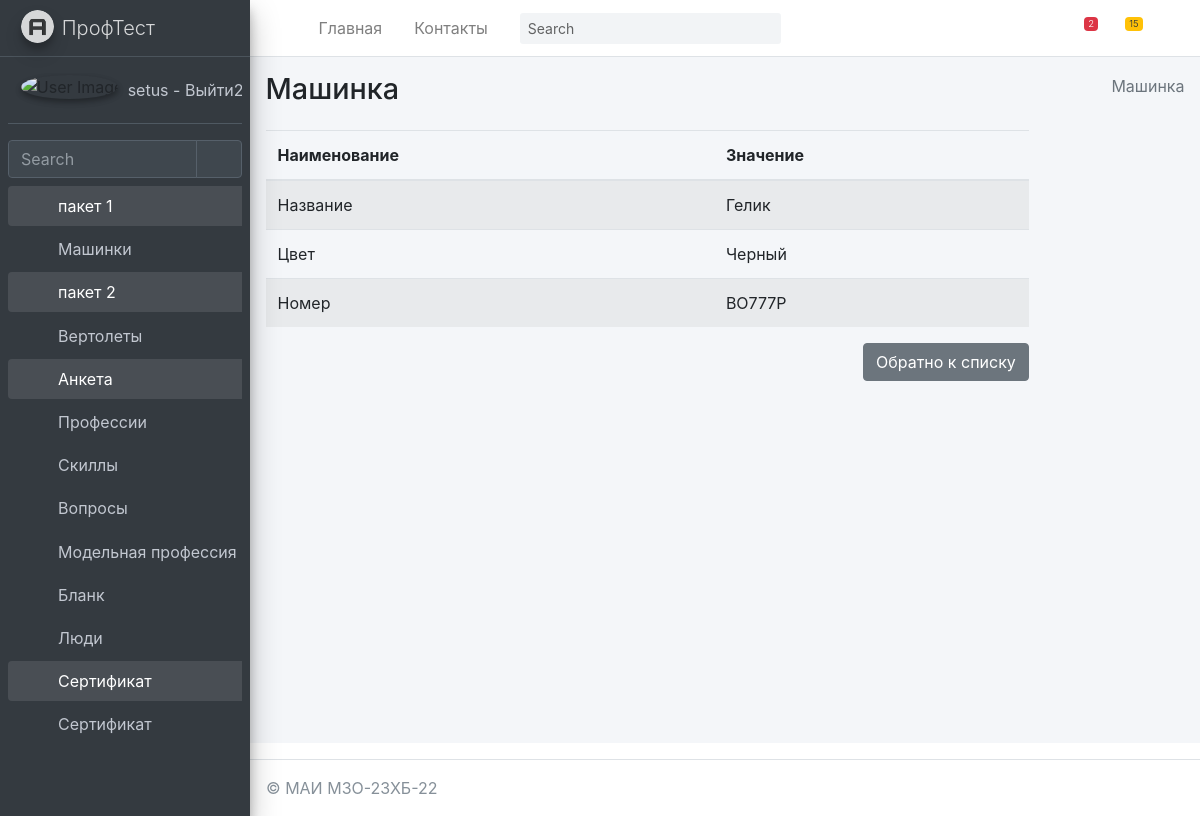
The app's page /car/mycar/detail/1/ (signed in) with its own data.
### mysite/car/models.py (models this page shows, shortened)
class Forlog(models.Model):
    created_at = models.DateTimeField(auto_now_add=True,  verbose_name='Создано')
    updated_at = models.DateTimeField(auto_now=True, verbose_name='Обновлено')
    edesc = models.TextField(blank=True, null=True, verbose_name='Комментарий')
    erem = models.BooleanField(default=False, verbose_name='Удалить?')
    class Meta:
        abstract = True

class MyCar(Forlog):
    name = models.CharField(max_length=255, blank=False, null= False, default="Машинка", verbose_name="Название")
    color = models.CharField(max_length=255, blank=False, null = False, default="Черный", verbose_name="Цвет")
    nomb = models.CharField(max_length=255, blank=False, null = False, default="TO123P", verbose_name="Номер")
    class Meta:
        verbose_name = 'Машинка'
        verbose_name_plural = 'Машинки'
        ordering = ['id']
    def get_fields(self):
        return [(field.name, field.value_to_string(self)) for field in MyCar._meta.fields]

### mysite/car/views.py (the view)
# urls.py: path('mycar/detail/<int:pk>/', MyCarDetail.as_view(), name='MyCarDetail'),
@method_decorator(login_required(login_url='/login/'), name='dispatch')
class MyCarDetail(DetailView):
	model = MyCar
	context_object_name = 'mycar_one'
	success_url = '/car/mycar/'
	def get_context_data(self, *, object_list=None, **kwargs):
		context = super(MyCarDetail,self).get_context_data(**kwargs)
		context['sometry'] = self.model._meta.verbose_name
		context['slovar'] = {'name','color'}
		context['secslovar'] = {'nomb'}
		context['hidenslovar'] = {'id'}
		context['dopslovar'] = {'updated_at','erem','edesc','created_at'}
		context['model'] = self.model
		return context

### mysite/car/templatetags/car_tags.py (called while the page is built)
@register.filter(name='nonefortext')
def nonefortext(fieldvalue):
    return fieldvalue if fieldvalue and fieldvalue != "NULL" and fieldvalue != "None" and fieldvalue != ""  else "Не указано"

@register.simple_tag
def field_name(value, field):
    if hasattr(value, 'model'):
        value = value.model
    return value._meta.get_field(field).verbose_name

@register.simple_tag
def my_comeback():
    return "Обратно к списку"

### mysite/car/templates/car/mycar_detail.html
{% extends 'car/base.html' %}
{% load car_tags %}
{% block content %}
    <div class="content-wrapper">
    {% block sidebar %}
        {% include 'car/includes/_breadcrumb.html' %}
    {% endblock %}
        <section class="content">
            <div class="col-md-10">
                <table class="table table-striped">
                    <thead>
                    <tr>
                        <th scope="col">Наименование</th>
                        <th scope="col">Значение</th>
                    </tr>
                    </thead>
                    <tbody>
                    {% for name, value in mycar_one.get_fields %}
                        {% if name in slovar %}
                            <tr>
                                <td>
                                    {% field_name mycar_one name %}
                                </td>
                                <td>
                                    {{ value |  nonefortext }}
                                </td>
                            </tr>
                        {% endif %}
                     {% if name in secslovar %}
                            <tr>
                                <td>
                                    {% field_name mycar_one name %}
                                </td>
                                <td>
                                    {{ value |  nonefortext }}
                                </td>
                            </tr>
                        {% endif %}
                    {% endfor %}
                    </tbody>
                </table>
            <a href="{% url 'car:MyCar' %}" class="btn btn-secondary float-right">
                {% my_comeback %}</a>
            </div>
        </section>
    </div>
{% endblock content %}

### mysite/templates/includes/full_sidebar.html
<aside class="main-sidebar sidebar-dark-primary elevation-4">
    <a href="/" class="brand-link">
        <img src="{{ ASSETS_ROOT }}/img/AdminLTELogo.png" alt="AdminLTE Logo" class="brand-image img-circle elevation-3"
             style="opacity: .8">
        <span class="brand-text font-weight-light">ПрофТест</span>
    </a>
    <div class="sidebar">
        <div class="user-panel mt-3 pb-3 mb-3 d-flex">
            <div class="image">
                <img src="{{ ASSETS_ROOT }}/img/user2-160x160.jpg" class="img-circle elevation-2" alt="User Image">
            </div>
            <div class="info">
                <a href="{% url 'logout' %}" class="d-block">
                    {{ request.user.username }} - Выйти2
                </a>
            </div>
        </div>
        <div class="form-inline">
            <div class="input-group" data-widget="sidebar-search">
                <input class="form-control form-control-sidebar" type="search" placeholder="Search" aria-label="Search">
                <div class="input-group-append">
                    <button class="btn btn-sidebar">
                        <i class="fas fa-search fa-fw"></i>
                    </button>
                </div>
            </div>
        </div>
        <nav class="mt-2">
            <ul class="nav nav-pills nav-sidebar flex-column" data-widget="treeview" role="menu" data-accordion="false">
                {% for item1 in SIDEBAR %}
                    <li class="nav-item {% if 'children' in item1 %} has-treeview menu-is-opening menu-open {% endif %}">
                    <a href="{% if 'children' in item1 %}#{% else %}{{ item1.url }}{% endif %}" class="nav-link">
                        <i class="nav-icon fas fa-circle {{ item1.color }}"></i>
                        <p>
                            {{ item1.name }}
                            {% if 'children' in item1 %}<i class="right fas fa-angle-left"></i>{% endif %}
                        </p>
                    </a>
                    <ul class="nav nav-treeview">
                    {% if 'children' in item1 %}
                        {% for item2 in item1.children %}
                            <li class="nav-item">
                                <a href="{{ item2.url }}" class="nav-link">
                                    <i class="far fa-circle nav-icon"></i>
                                    <p>{{ item2.name }}</p>
                                </a>
                            </li>
                        {% endfor %}
                    {% endif %}
                    </ul>
                    </li>
                {% endfor %}
            </ul>
        </nav>
    </div>
</aside>

### records on screen
MyCar: name "Гелик" "Черный", nomb "BO777P"

### other values on screen
{{ request.user.username }} "setus"
{{ item1.name }} "пакет 1" "пакет 2" "Анкета" "Сертификат"
{{ item2.name }} "Машинки" "Вертолеты" "Профессии" "Скиллы" "Вопросы" "Модельная профессия" "Бланк" "Люди" "Сертификат"
{{ sometry }} "Машинка"
